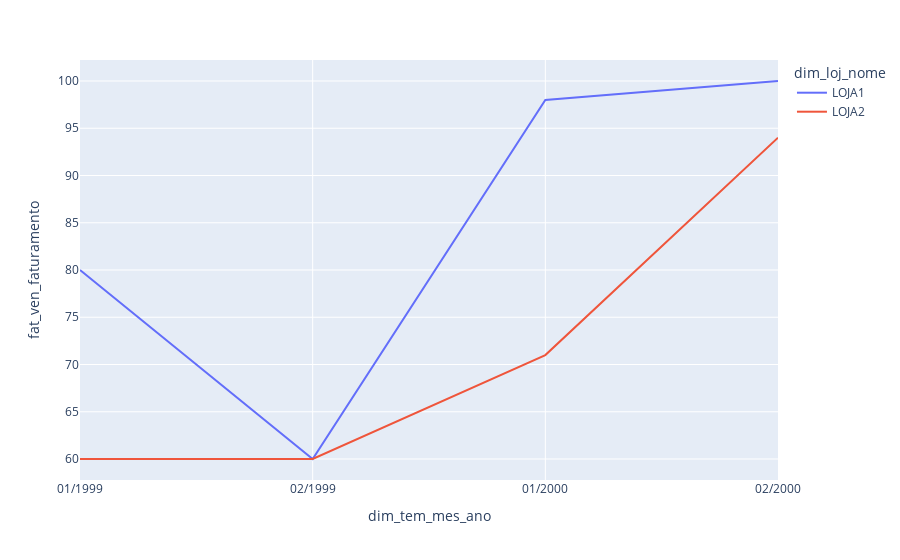

Source (notebook cell):
### Markdown cell above
#### Gráfico faturamento por ano da categoria 1 na Bahia

### Code cell
fig = px.line(data_frame=df_cat1_ba,
        x='dim_tem_mes_ano', 
        y='fat_ven_faturamento',
        color='dim_loj_nome')
fig.show()

### Figure 1 — Plotly figure (JSON) as saved in the notebook; plotly's stock layout.template omitted (floating-point values rounded to 4 significant figures)
{"data": [{"hovertemplate": "dim_loj_nome=LOJA1<br>dim_tem_mes_ano=%{x}<br>fat_ven_faturamento=%{y}<extra></extra>", "legendgroup": "LOJA1", "line": {"color": "#636efa", "dash": "solid"}, "marker": {"symbol": "circle"}, "mode": "lines", "name": "LOJA1", "orientation": "v", "showlegend": true, "type": "scatter", "x": ["01/1999", "02/1999", "01/2000", "02/2000"], "xaxis": "x", "y": [80, 60, 98, 100], "yaxis": "y"}, {"hovertemplate": "dim_loj_nome=LOJA2<br>dim_tem_mes_ano=%{x}<br>fat_ven_faturamento=%{y}<extra></extra>", "legendgroup": "LOJA2", "line": {"color": "#EF553B", "dash": "solid"}, "marker": {"symbol": "circle"}, "mode": "lines", "name": "LOJA2", "orientation": "v", "showlegend": true, "type": "scatter", "x": ["01/1999", "02/1999", "01/2000", "02/2000"], "xaxis": "x", "y": [60, 60, 71, 94], "yaxis": "y"}], "layout": {"legend": {"title": {"text": "dim_loj_nome"}, "tracegroupgap": 0}, "margin": {"t": 60}, "xaxis": {"anchor": "y", "domain": [0, 1], "title": {"text": "dim_tem_mes_ano"}}, "yaxis": {"anchor": "x", "domain": [0, 1], "title": {"text": "fat_ven_faturamento"}}}}
